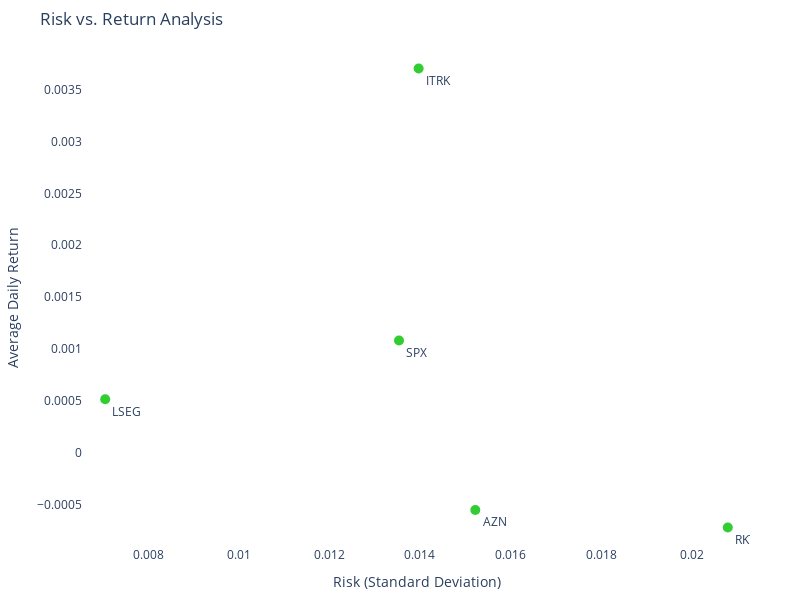

Here is the notebook cell this chart was saved with:
### Markdown cell above
# Daily Risk vs Return

### Code cell
daily_returns = filtered_data.pct_change().dropna()
avg_daily_return = daily_returns.mean()
risk = daily_returns.std()

risk_return_df = pd.DataFrame({'Risk':risk,'Average Daily Return':avg_daily_return})

fig = go.Figure()


fig.add_trace(
    go.Scatter(
        x=risk_return_df["Risk"],
        y=risk_return_df['Average Daily Return'],
        mode="markers+text",
        text=risk_return_df.index,  # Text labels are asset names from the DataFrame index
        textposition="bottom right",  # Move labels to bottom right for better visibility
        marker=dict(size=10, color='limegreen')
    )
)

fig.update_layout(
    title='Risk vs. Return Analysis',
    xaxis_title='Risk (Standard Deviation)',
    yaxis_title='Average Daily Return',
    showlegend=False,
    margin=dict(l=50, r=50, b=50, t=50),
    plot_bgcolor='white',
)

fig.update_xaxes(range=[risk_return_df['Risk'].min() - risk_return_df['Risk'].std() * 0.1,
                         risk_return_df['Risk'].max() + risk_return_df['Risk'].std() * 0.1])
fig.update_yaxes(range=[avg_daily_return.min() - avg_daily_return.std() * 0.1,
                         avg_daily_return.max() + avg_daily_return.std() * 0.1])

fig.update_layout(
    width=800,  # Adjust width as desired (e.g., 800 pixels)
    height=600,  # Adjust height as desired (e.g., 600 pixels)
    # ... other layout options
)

fig.show()

### Figure 1 — Plotly figure (JSON) as saved in the notebook; plotly's stock layout.template omitted (floating-point values rounded to 4 significant figures)
{"data": [{"marker": {"color": "limegreen", "size": 10}, "mode": "markers+text", "text": ["AZN", "RKT", "LSEG", "SPX", "ITRK"], "textposition": "bottom right", "type": "scatter", "x": [0.01522, 0.0208, 0.007053, 0.01354, 0.01397], "y": [-0.0005482, -0.0007164, 0.0005172, 0.001083, 0.003701]}], "layout": {"height": 600, "margin": {"b": 50, "l": 50, "r": 50, "t": 50}, "plot_bgcolor": "white", "showlegend": false, "title": {"text": "Risk vs. Return Analysis"}, "width": 800, "xaxis": {"range": [0.006563, 0.02129], "title": {"text": "Risk (Standard Deviation)"}}, "yaxis": {"range": [-0.0008946, 0.003879], "title": {"text": "Average Daily Return"}}}}
